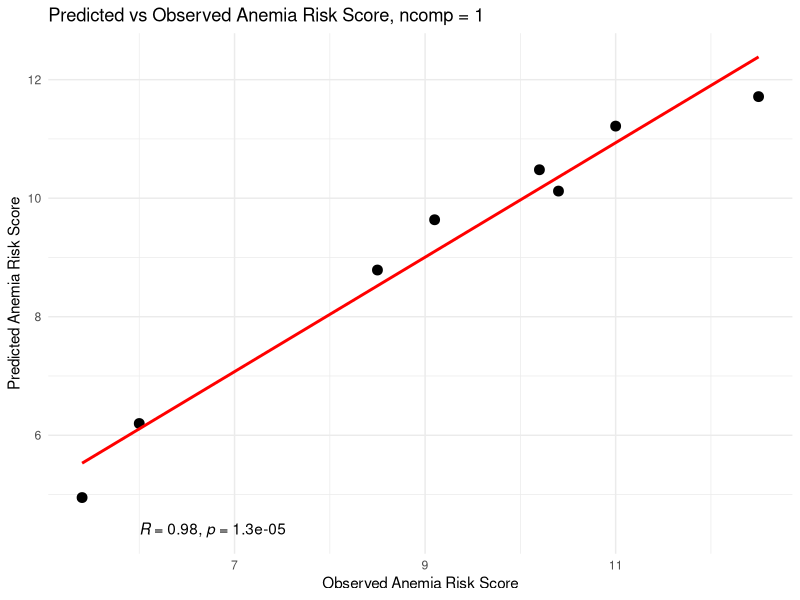
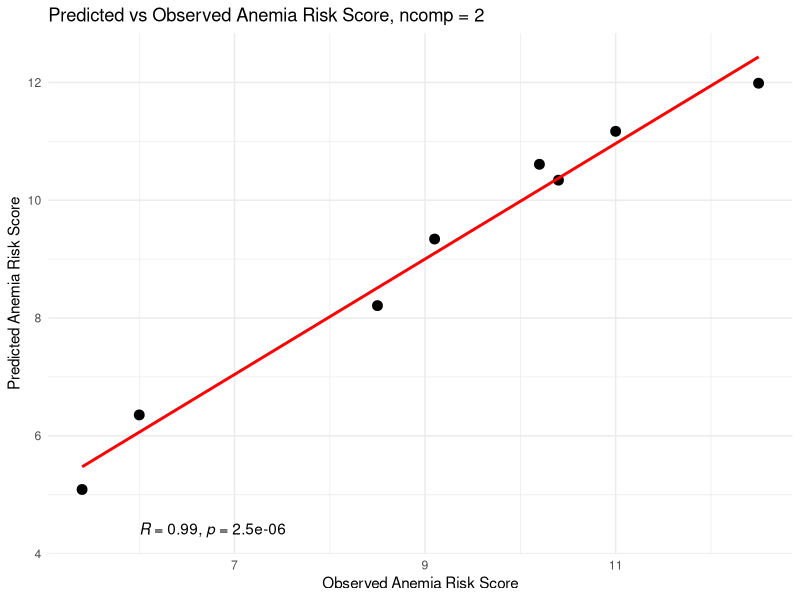
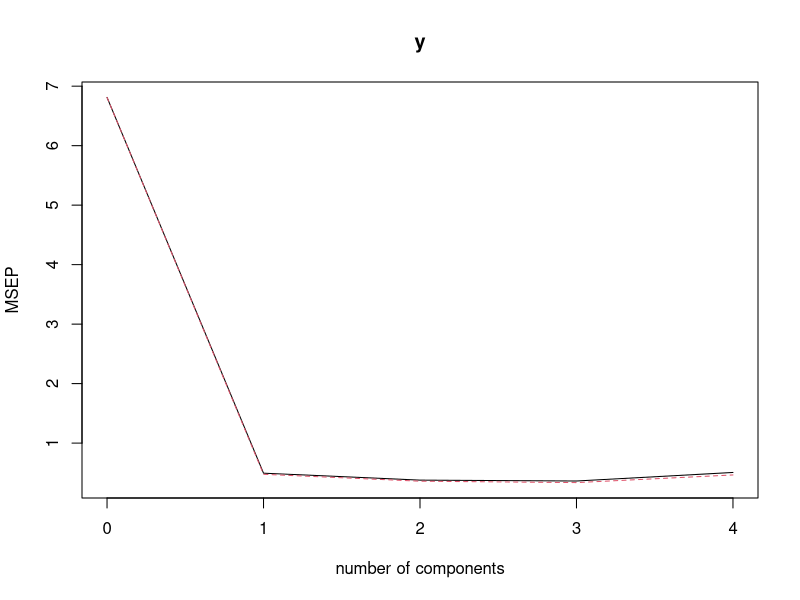
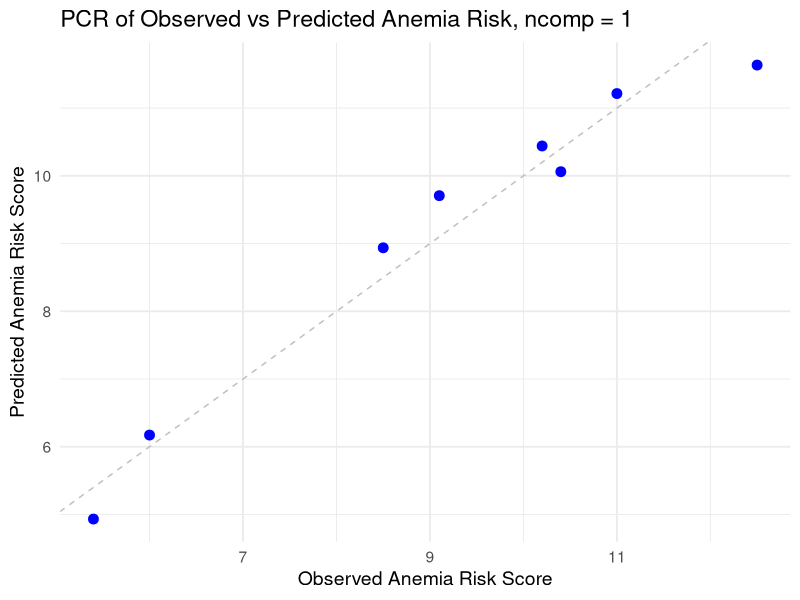
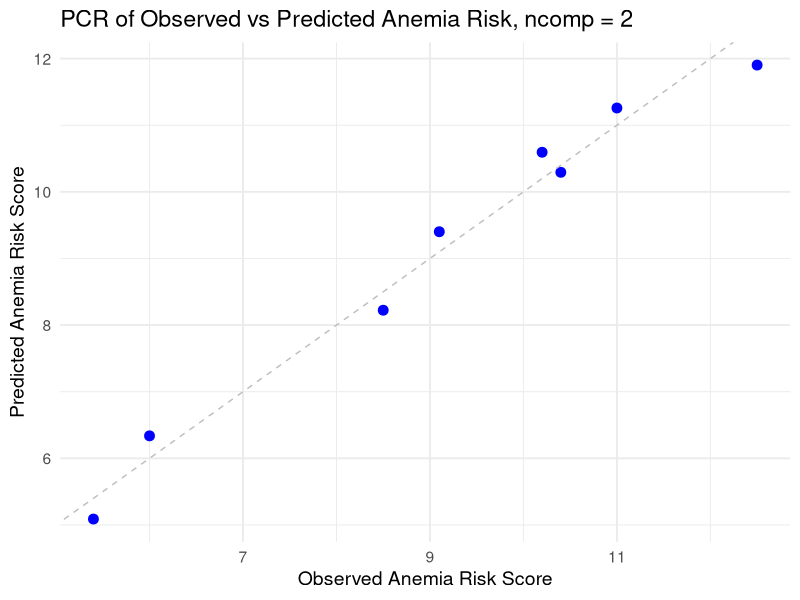
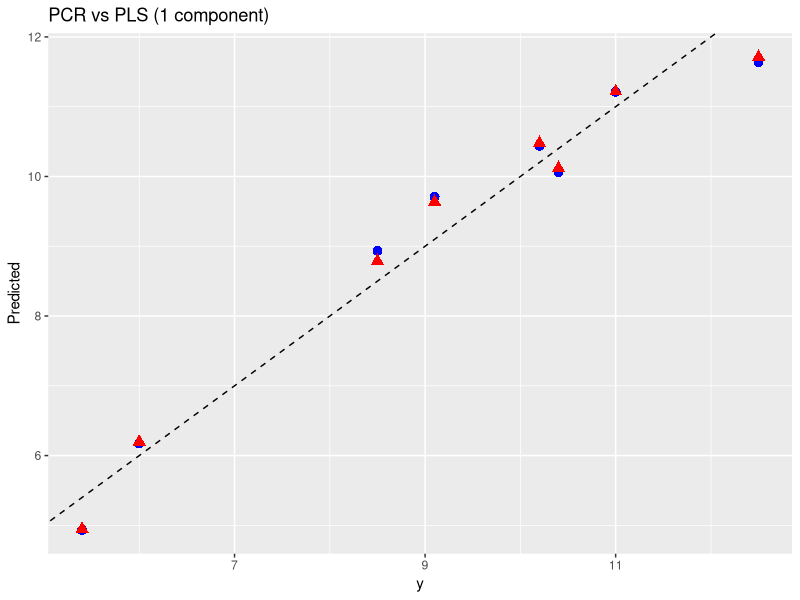
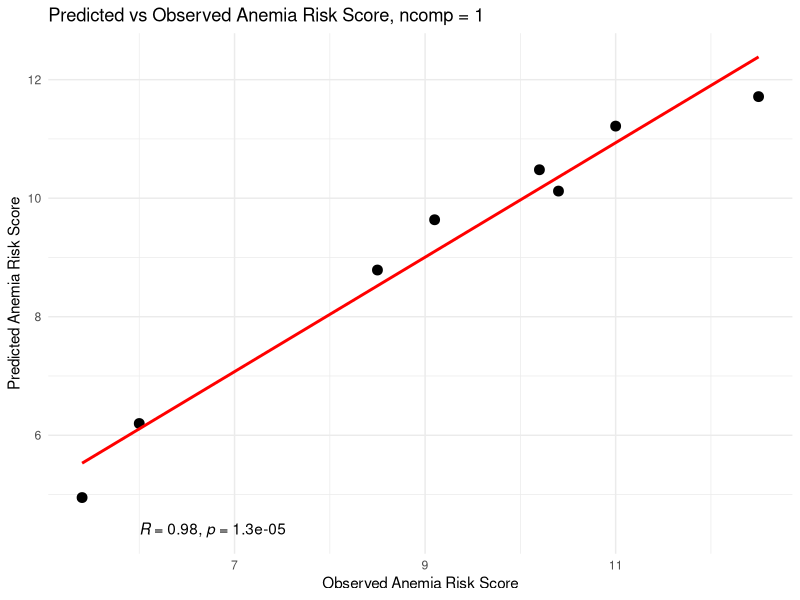
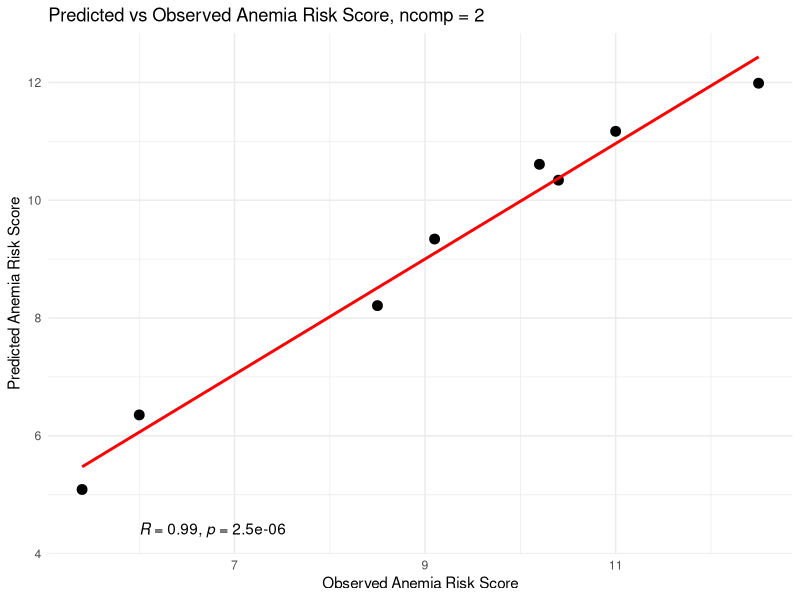

Write R code to recreate these figures, in order.
install.packages("pls")
install.packages("ggplot2")
library(pls)
library(ggplot2)
install.packages("ggpubr")
library(ggpubr)
#| code-fold: true
#| code-summary: "Show dependency codeblock"
#| echo: true

options(repos = c(CRAN = "https://cloud.r-project.org"))
packages <- c("pls", "ggplot2", "gridExtra")
to_install <- packages[!packages %in% installed.packages()[,"Package"]]
if(length(to_install)) install.packages(to_install)
invisible(lapply(packages, function(pkg) {
  suppressPackageStartupMessages(library(pkg, character.only = TRUE))
}))
#| code-fold: false
dat <- data.frame(
    "MGX_Shannon_Index"     = c(2.5, 0.5, 2.2, 1.9, 3.1, 2.3, 2.0, 1.0),
    "MGX_InvSimpson_Index"  = c(2.4, 0.7, 2.9, 2.2, 3.0, 2.7, 1.6, 1.1),
    "MBX_FreeIron"          = c(0.5, 1.5, 0.3, 0.8, 0.4, 0.7, 1.2, 1.3),
    "MBX_Ferritin"          = c(1.0, 0.5, 1.2, 1.3, 1.0, 0.9, 1.5, 0.6),
    "AnemiaRiskScore"       = c(10.2,5.4,11.0, 9.1,12.5,10.4, 8.5, 6.0)
)
dat
#| code-fold: false
X <- dat[, c("MGX_Shannon_Index", "MGX_InvSimpson_Index", "MBX_FreeIron", "MBX_Ferritin")]
y <- dat[, "AnemiaRiskScore"]

#Building PLS Model
pls_model <- plsr(AnemiaRiskScore~MGX_Shannon_Index+MGX_InvSimpson_Index+MBX_FreeIron+MBX_Ferritin, data = dat, scale = TRUE, validation = "LOO"); summary(pls_model)
summary(pls_model)
predict_pls <- predict(pls_model, ncomp = 1)
predict_pls_2 <- predict(pls_model, ncomp = 2)
observed_pls <- y
pls_plot_data <- as.data.frame(cbind(y, predict_pls))
pls_plot_data_2 <- as.data.frame(cbind(y, predict_pls_2))
colnames(pls_plot_data) <- c("Observed", "Predicted")
colnames(pls_plot_data_2) <- c("Observed", "Predicted")
#PLS prediction with ncomp = 1
pls_graph_1 <- ggplot(pls_plot_data, aes(x=Observed, y=Predicted)) +
geom_point(size = 3) +
stat_cor(method = "pearson", label.x = 6, label.y = 4.4) +
  geom_smooth(method = "lm", color = "red", se = FALSE) +
  theme_minimal() +
  labs(
    title = "Predicted vs Observed Anemia Risk Score, ncomp = 1",
    x = "Observed Anemia Risk Score",
    y = "Predicted Anemia Risk Score"
  )
pls_graph_1
ggsave("pls_graph_1.png", width = 6, height =4, dpi = 300)
#PLS prediction with ncomp = 2
pls_graph_2 <- ggplot(pls_plot_data_2, aes(x=Observed, y=Predicted)) +
geom_point(size = 3) +
stat_cor(method = "pearson", label.x = 6, label.y = 4.4) +
  geom_smooth(method = "lm", color = "red", se = FALSE) +
  theme_minimal() +
  labs(
    title = "Predicted vs Observed Anemia Risk Score, ncomp = 2",
    x = "Observed Anemia Risk Score",
    y = "Predicted Anemia Risk Score"
  )
pls_graph_2
ggsave("pls_graph_2.png", width = 6, height =4, dpi = 300)
pls_loadings <- data.frame(pls_model$loading.weights[,1:2], var = rownames(pls_model$loading.weights))

# PCR
X_scaled <- scale(X)
dat_scaled <- data.frame(X_scaled, y)
# run pcr with cross validation to see how many PCs to keep
pcr_model <- pcr(y ~ ., data = dat_scaled, scale =TRUE, validation = "LOO")
#print(summary(pcr_model))
print("pcr loadings: ")
pcr_loadings <- loadings(pcr_model)
print(pcr_loadings)
# mean squared error of prediction
validationplot(pcr_model, val.type = "MSEP")
#PCR Prediction using ncomp = 1
predicted_y <- as.vector(predict(pcr_model, ncomp=1))
results <- data.frame(
  Observed = y,
  Predicted = predicted_y
)
print(results)
ggplot(results, aes(x = Observed, y = Predicted)) +
  geom_point(size = 3, color = "blue") +
  geom_abline(slope = 1, intercept = 0, linetype = "dashed", color = "gray") +
  labs(
    title = "PCR of Observed vs Predicted Anemia Risk, ncomp = 1",
    x = "Observed Anemia Risk Score",
    y = "Predicted Anemia Risk Score"
  ) +
  theme_minimal(base_size = 14)
# Save it
ggsave("pcr_1.png", width = 6, height = 4, dpi = 300)
#PCR Prediction using ncomp = 2
predicted_y_2 <- as.vector(predict(pcr_model, ncomp=2))
results_2 <- data.frame(
  Observed = y,
  Predicted = predicted_y_2
)
print(results_2)
ggplot(results_2, aes(x = Observed, y = Predicted)) +
  geom_point(size = 3, color = "blue") +
  geom_abline(slope = 1, intercept = 0, linetype = "dashed", color = "gray") +
  labs(
    title = "PCR of Observed vs Predicted Anemia Risk, ncomp = 2",
    x = "Observed Anemia Risk Score",
    y = "Predicted Anemia Risk Score"
  ) +
  theme_minimal(base_size = 14)
# Save it
ggsave("pcr_2.png", width = 6, height = 4, dpi = 300)


pcr_pred <- predict(pcr_model, ncomp = 1)
pls_pred <- predict(pls_model, ncomp = 1)
## Idea: let's vary the number of `ncomp` and see if they converge!

pred_df <- data.frame(
  y = y,
  PCR = as.numeric(pcr_pred),
  PLS = as.numeric(pls_pred)
)

library(gridExtra)
p3 <- ggplot(pred_df, aes(x = y)) +
  geom_point(aes(y = PCR), color = "blue", size = 3, shape = 16) +
  geom_point(aes(y = PLS), color = "red", size = 3, shape = 17) +
  geom_abline(slope = 1, intercept = 0, linetype = "dashed") +
  ylab("Predicted") + ggtitle("PCR vs PLS (1 component)")
p3
ggsave("pcr_pls_comparison.png", width = 6, height = 4, dpi = 300)
